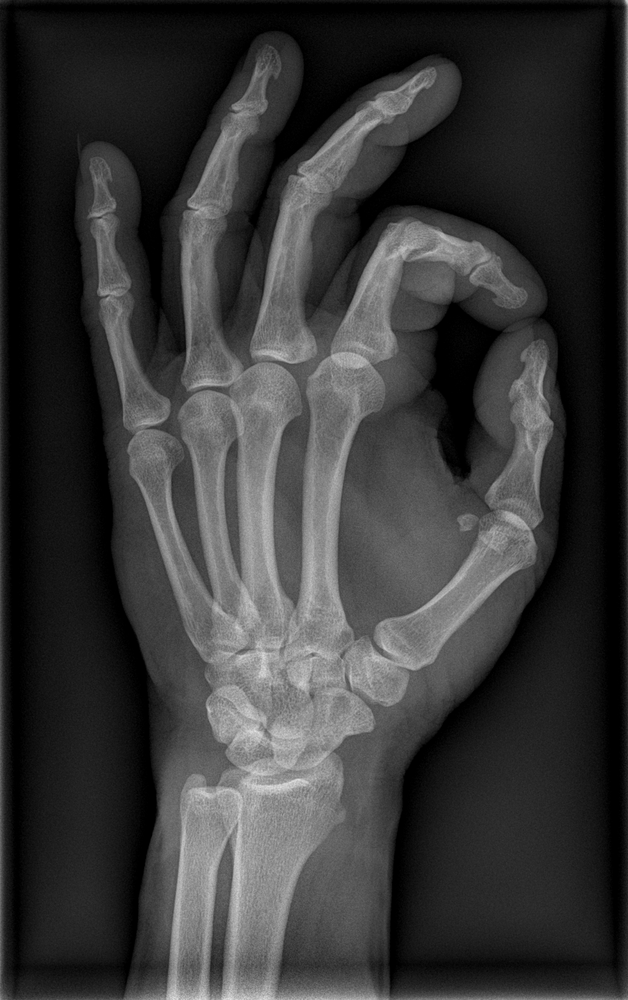
#> input picture I part/hand.png, 628 x 1000 px, shrunk from 1020 x 1623 before the run
$ python zadatak3.2.py
#> lines starting #> are read from the running program, lines starting #| are printed output that depends on the picture; after the words box and inside, x2 and y2 are one past the last pixel; in counts of white or black regions, pixels touching at a corner belong together
from skimage import io
import plotly.express as px
import numpy as np

img = io.imread('hand.png')
#> img is the input picture: shape (1000, 628); min 0, max 227, mean 56.1
px.imshow(img, color_continuous_scale='gray').show()

histogram = np.histogram(img, bins=np.arange(257), density=True)[0]
#> histogram = 256 values, max 0.0593 at index 0, min 0 at index 223, mean 0.00391
prag = 255
suma = 0
for i in range(255, -1, -1):
    suma += histogram[i]
    if suma > 0.25:
        prag = i
        break
#> this loop made 165 passes
#> suma on passes 1 to 3: 0, 0, 0
#> after the loop, suma = 0.254

img_bin = img > prag
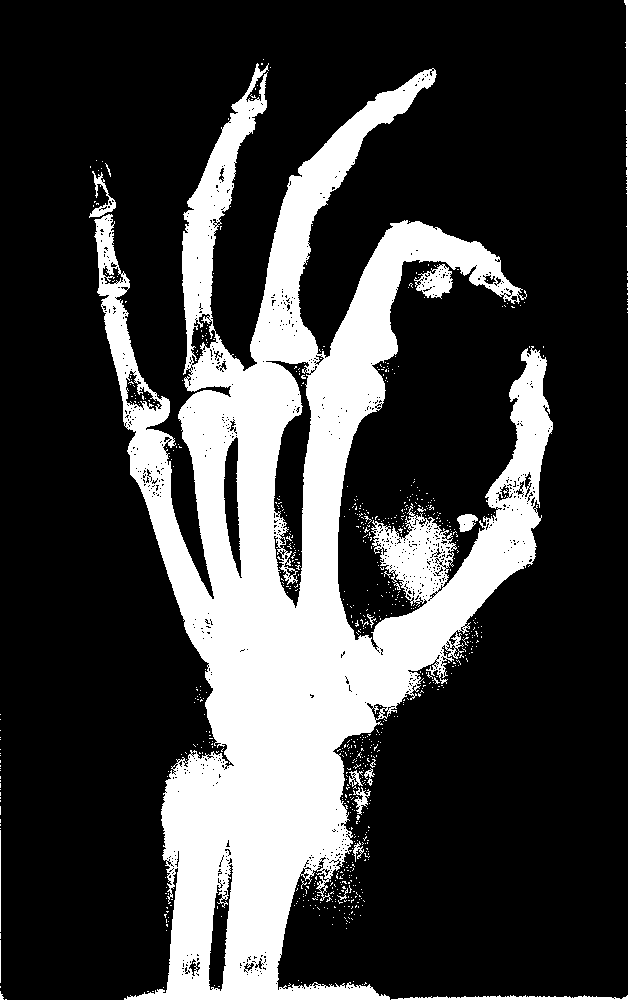
#> img_bin: shape (1000, 628) bool; 24.9% white; 787 white regions (768 under 20 px), largest, box (x1, y1, x2, y2) and area: (94, 63, 553, 1000) 151346, (414, 264, 453, 299) 759, (391, 995, 628, 1000) 734
px.imshow(img_bin, color_continuous_scale='gray').show()

$ run again, with I part/cat.png copied over I part/hand.png
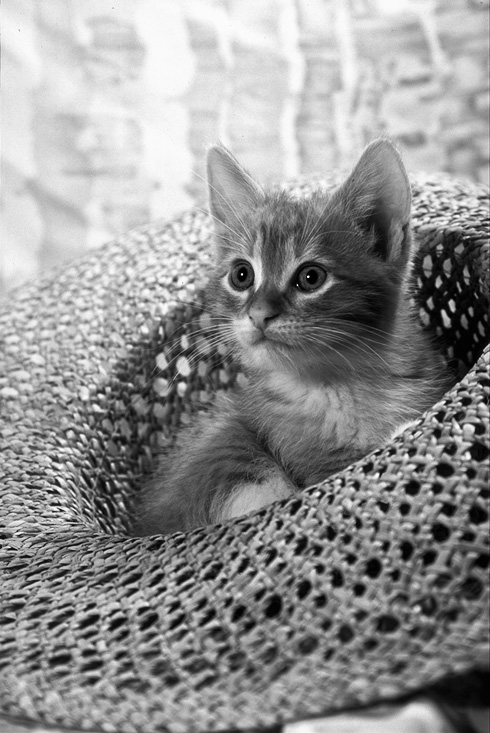
#> input picture I part/cat.png, 490 x 733 px
#> img is the input picture: shape (733, 490); min 0, max 254, mean 146
#> histogram = 256 values, max 0.00775 at index 224, min 0 at index 255, mean 0.00391
#> the loop `for i in range(255, -1, -1):` made 48 passes
#> suma on passes 1 to 8: 0, 5.57e-06, 1.95e-05, 0.000242, 0.00197, 0.00673, 0.0141, 0.0201
#> after the loop `for i in range(255, -1, -1):`: suma = 0.253
#> `img_bin = img > prag`:
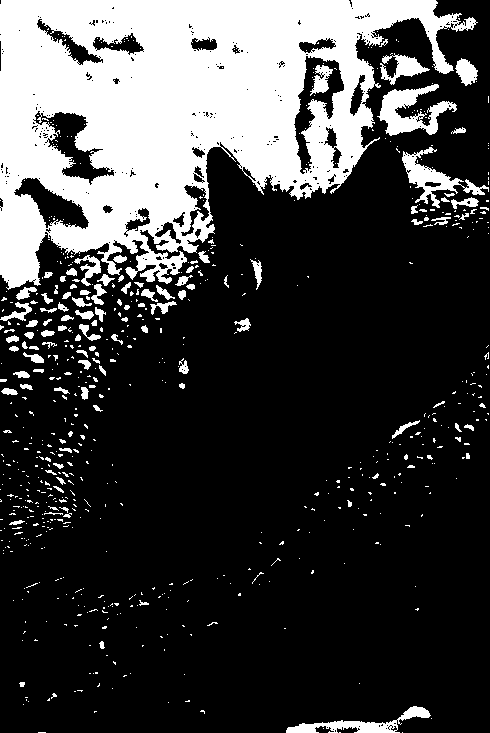
#> img_bin: shape (733, 490) bool; 24.7% white; 695 white regions (584 under 20 px), largest, box (x1, y1, x2, y2) and area: (0, 0, 478, 290) 74714, (377, 84, 457, 136) 1839, (402, 147, 489, 208) 1425

$ run again, with I part/cookies.png copied over I part/hand.png
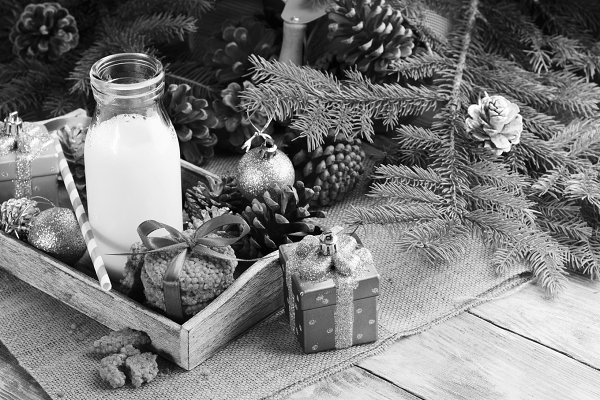
#> input picture I part/cookies.png, 600 x 400 px
#> img is the input picture: shape (400, 600); min 0, max 255, mean 122.4
#> histogram = 256 values, max 0.00711 at index 27, min 9.17e-05 at index 0, mean 0.00391
#> the loop `for i in range(255, -1, -1):` made 73 passes
#> suma on passes 1 to 8: 0.000112, 0.000696, 0.00124, 0.0018, 0.00243, 0.0037, 0.0047, 0.00591
#> after the loop `for i in range(255, -1, -1):`: suma = 0.253
#> `img_bin = img > prag`:
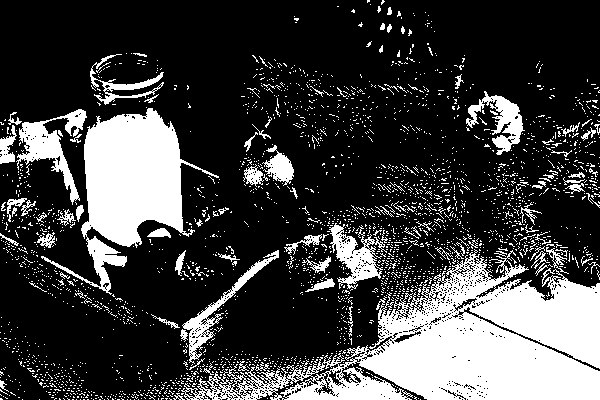
#> img_bin: shape (400, 600) bool; 25% white; 2626 white regions (2537 under 20 px), largest, box (x1, y1, x2, y2) and area: (181, 249, 600, 400) 28504, (41, 108, 219, 295) 12025, (16, 109, 87, 205) 2088
